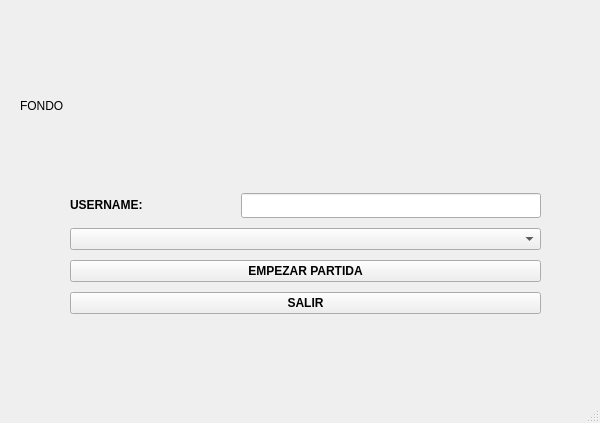
<?xml version="1.0" encoding="UTF-8"?>
<ui version="4.0">
 <class>MainWindow</class>
 <widget class="QMainWindow" name="MainWindow">
  <property name="geometry">
   <rect>
    <x>0</x>
    <y>0</y>
    <width>600</width>
    <height>423</height>
   </rect>
  </property>
  <property name="maximumSize">
   <size>
    <width>600</width>
    <height>680</height>
   </size>
  </property>
  <property name="windowTitle">
   <string>MainWindow</string>
  </property>
  <widget class="QWidget" name="BackgroundMain">
   <property name="maximumSize">
    <size>
     <width>600</width>
     <height>400</height>
    </size>
   </property>
   <widget class="QWidget" name="verticalLayoutWidget">
    <property name="geometry">
     <rect>
      <x>70</x>
      <y>190</y>
      <width>471</width>
      <height>131</height>
     </rect>
    </property>
    <layout class="QVBoxLayout" name="verticalLayout">
     <property name="spacing">
      <number>7</number>
     </property>
     <item>
      <layout class="QHBoxLayout" name="horizontalLayout">
       <item>
        <widget class="QLabel" name="label">
         <property name="font">
          <font>
           <family>MS Sans Serif</family>
           <weight>75</weight>
           <bold>true</bold>
          </font>
         </property>
         <property name="text">
          <string>USERNAME:</string>
         </property>
         <property name="textFormat">
          <enum>Qt::RichText</enum>
         </property>
         <property name="scaledContents">
          <bool>true</bool>
         </property>
        </widget>
       </item>
       <item>
        <widget class="QLineEdit" name="MainNombre">
         <property name="maximumSize">
          <size>
           <width>300</width>
           <height>25</height>
          </size>
         </property>
         <property name="sizeIncrement">
          <size>
           <width>0</width>
           <height>50</height>
          </size>
         </property>
        </widget>
       </item>
      </layout>
     </item>
     <item>
      <widget class="QComboBox" name="MenuOpcion"/>
     </item>
     <item>
      <widget class="QPushButton" name="MainInicio">
       <property name="font">
        <font>
         <family>MS Sans Serif</family>
         <weight>75</weight>
         <bold>true</bold>
        </font>
       </property>
       <property name="text">
        <string>EMPEZAR PARTIDA</string>
       </property>
      </widget>
     </item>
     <item>
      <widget class="QPushButton" name="MainSalir">
       <property name="font">
        <font>
         <family>MS Sans Serif</family>
         <weight>75</weight>
         <bold>true</bold>
        </font>
       </property>
       <property name="text">
        <string>SALIR</string>
       </property>
      </widget>
     </item>
    </layout>
   </widget>
   <widget class="QLabel" name="MainLogo">
    <property name="geometry">
     <rect>
      <x>20</x>
      <y>60</y>
      <width>561</width>
      <height>91</height>
     </rect>
    </property>
    <property name="text">
     <string>FONDO</string>
    </property>
    <property name="scaledContents">
     <bool>true</bool>
    </property>
   </widget>
  </widget>
  <widget class="QStatusBar" name="statusbar"/>
 </widget>
 <resources/>
 <connections/>
</ui>
